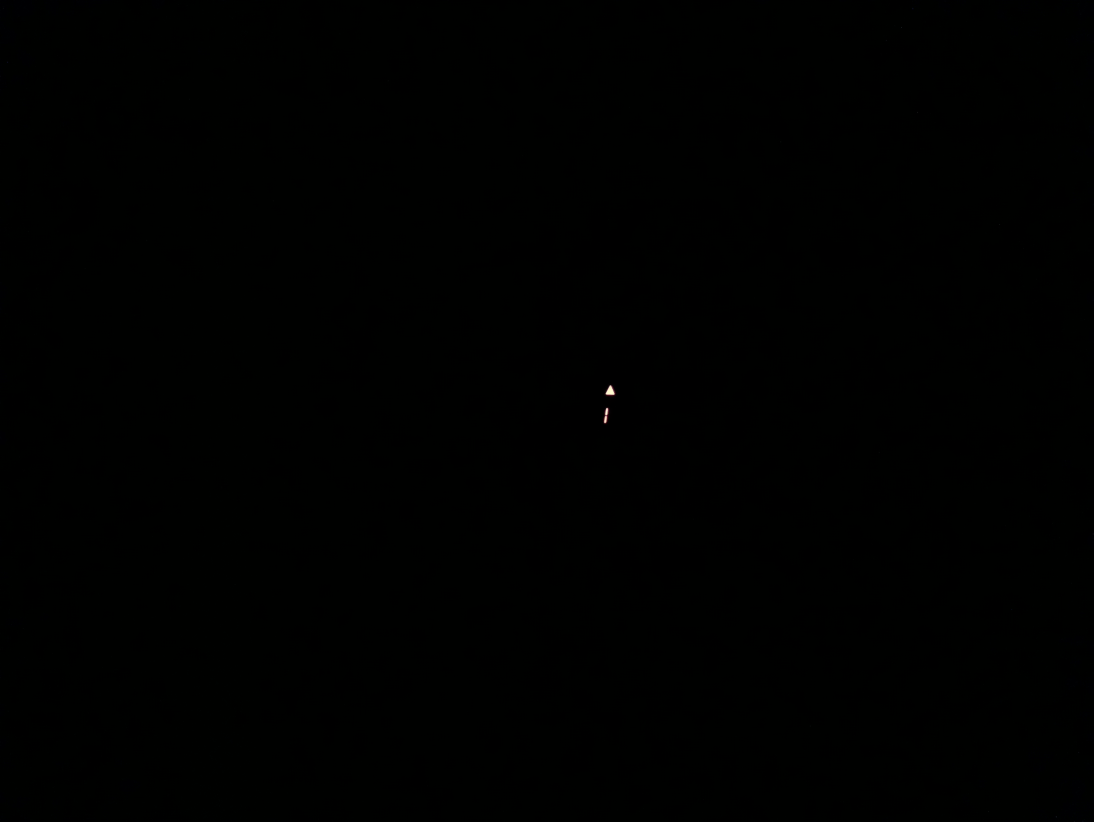
#> input picture image14.jpg, 3280 x 2464 px (shown at 1/3 size)
$ python cropPhoto.py
#> lines starting #> are read from the running program, lines starting #| are printed output that depends on the picture
from PIL import Image

img0 = Image.open("image14.jpg")
#> img0 is the input picture: PIL image 3280x2464 RGB; mean R, G, B 0, 0.8, 0.1
print(img0.size)
#| (3280, 2464)

img_cropped = img0.crop((1750, 1200, 1890, 1290))
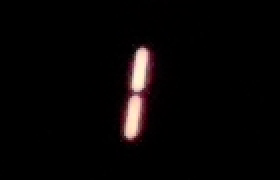
#> img_cropped: PIL image 140x90 RGB (shown 2 times larger); mean R, G, B 7.6, 5.3, 5.2
img_cropped.save("image14_cropped.jpg")
